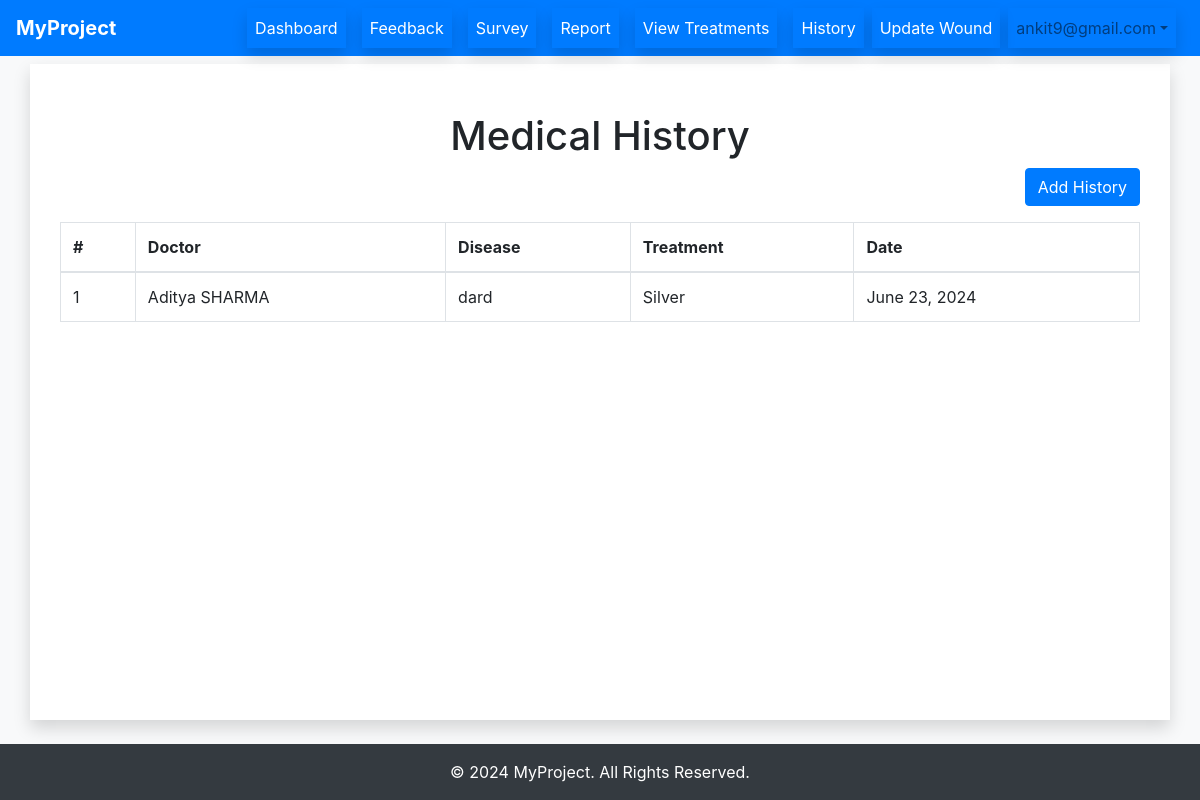
Page /history/ (signed in) on the earlier database version.
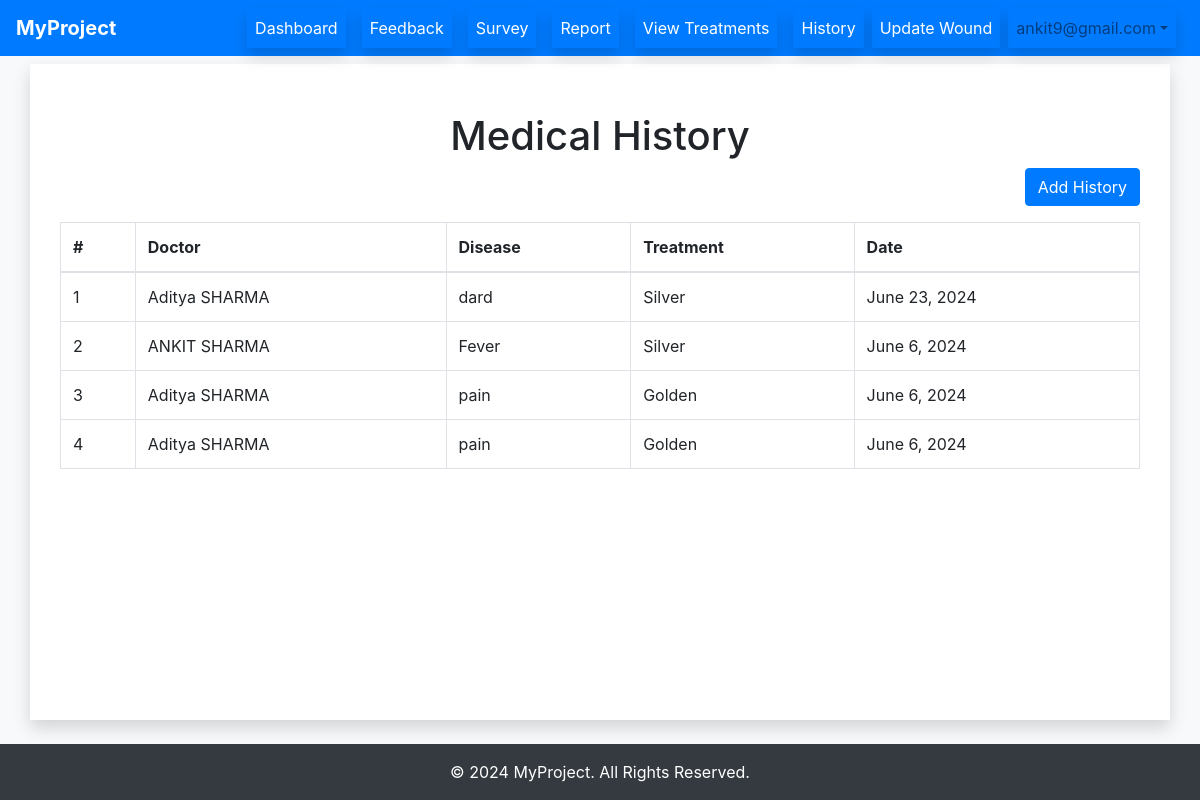
Same page on the later database version.
### main/models.py (models this page shows, shortened)
class History(models.Model):
    patient = models.ForeignKey(Patient, on_delete=models.CASCADE)
    doctor = models.ForeignKey(Doctor, on_delete=models.CASCADE)
    plan = models.ForeignKey(TreatmentPlan, on_delete=models.CASCADE)
    disease = models.CharField(max_length=100)
    date = models.DateField()

class Doctor(models.Model):
    user = models.OneToOneField(User, on_delete=models.CASCADE)
    name = models.CharField(max_length=100)
    phone = models.CharField(max_length=15)
    age = models.IntegerField()
    department = models.CharField(max_length=100, null=True, blank=True)
    qualification = models.CharField(max_length=100, null=True, blank=True)
    specialty = models.CharField(max_length=100, null=True, blank=True)
    profile_pic = models.ImageField(upload_to='profile_pic/Doctor/', null=True, blank=True)

class TreatmentPlan(models.Model):
    name = models.CharField(max_length=100, default='Treatment Plan')
    doctor = models.ForeignKey(Doctor, on_delete=models.CASCADE)
    spending = models.FloatField(default=0)
    description = models.TextField()

### main/decorators.py (the view)
    @login_required(login_url='/login/')
    def _wrapped_view(request, *args, **kwargs):
        try:
            request.user.patient
        except Patient.DoesNotExist:
            auth_logout(request)
            return HttpResponseRedirect(reverse('login'))
        return view_func(request, *args, **kwargs)

### main/views.py (called while the page is built)
@patient_required
def Viewhistory(request):
    user = request.user
    patient = Patient.objects.get(user=user)
    historys = History.objects.filter(patient=patient)
    return render(request, 'history.html', {'historys': historys})

### templates/history.html (shortened to what this page needs)
{% extends 'base.html' %}
{% block content %}
<div class="container mt-5">
    <h1 class="text-center">Medical History</h1>
    <div class="text-right mb-3">
        <a href="{% url 'addhistory' %}" class="btn btn-primary">Add History</a>
    </div>
    <div class="table-responsive">
        <table class="table table-bordered table-hover">
            <thead>
                <tr>
                    <th>#</th>
                    <th>Doctor</th>
                    <th>Disease</th>
                    <th>Treatment</th>
                    <th>Date</th>
                </tr>
            </thead>
            <tbody>
                {% for history in historys %}
                <tr>
                    <td>{{ forloop.counter }}</td>
                    <td>{{ history.doctor.name }}</td>
                    <td>{{ history.disease }}</td>
                    <td>{{ history.plan.name }}</td>
                    <td>{{ history.date }}</td>
                </tr>
                {% endfor %}
            </tbody>
        </table>
    </div>
</div>
{% endblock %}

### templates/base.html (shortened to what this page needs)
<!DOCTYPE html>
<html>
<head>
  <link href="https://stackpath.bootstrapcdn.com/bootstrap/4.5.2/css/bootstrap.min.css" rel="stylesheet">
</head>
<body class="bg-light">
  <div class="main-container">
    <nav class="navbar navbar-expand-lg navbar-light bg-primary">
      <a class="navbar-brand font-weight-bold text-white" href="#">MyProject</a>
      <div class="collapse navbar-collapse" id="navbarNav">
        <ul class="navbar-nav ml-auto">
          {% if user.is_authenticated %}
          <li class="nav-item">
            <a class="nav-link text-white shadow mx-2" href="{% url 'patient' %}">Dashboard</a>
          </li>
          <li class="nav-item">
            <a class="nav-link text-white shadow mx-2" href="{% url 'feedback' %}">Feedback</a>
          </li>
          <li class="nav-item">
            <a class="nav-link text-white shadow mx-2" href="{% url 'polls' %}">Survey</a>
          </li>
          <li class="nav-item">
            <a class="nav-link text-white shadow mx-2" href="{% url 'report' %}">Report</a>
          </li>
          <li class="nav-item">
            <a class="nav-link text-white shadow mx-2" href="{% url "plans"  %}">View Treatments</a>
          </li>
          <li class="nav-item">
            <a class="nav-link text-white shadow mx-2" href="{% url "viewhistory"  %}">History</a>
          </li>
          <li class="nav-item">
            <a class="nav-link text-white shadow" href="{% url "health"  %}">Update Wound </a>
          </li>
          <li class="nav-item dropdown shadow mx-2">
            <a class="nav-link dropdown-toggle d-flex align-items-center" href="#" id="navbarDropdownMenuLink" role="button" data-toggle="dropdown" aria-haspopup="true" aria-expanded="false">
              {{ request.session.name }}
            </a>
          </li>
          {% endif %}
        </ul>
      </div>
    </nav>
    <div class="container bg-white shadow content mt-2">
      {% block content %}{% endblock %}
    </div>
    <footer class="bg-dark text-white text-center py-3 mt-4">
      <p class="mb-0">&copy; 2024 MyProject. All Rights Reserved.</p>
    </footer>
  </div>
</body>
</html>

### templates/base.html (style rules this page uses)
html, body { height: 100%; margin: 0; }
.main-container { min-height: 100%; display: flex; flex-direction: column; }
.content { flex: 1; }

Differences in the rows shown:
added History: doctor.name "ANKIT SHARMA", disease "Fever", plan.name "Silver", date "June 6, 2024"
added History: doctor.name "Aditya SHARMA", disease "pain", plan.name "Golden", date "June 6, 2024"
added History: doctor.name "Aditya SHARMA", disease "pain", plan.name "Golden", date "June 6, 2024"
